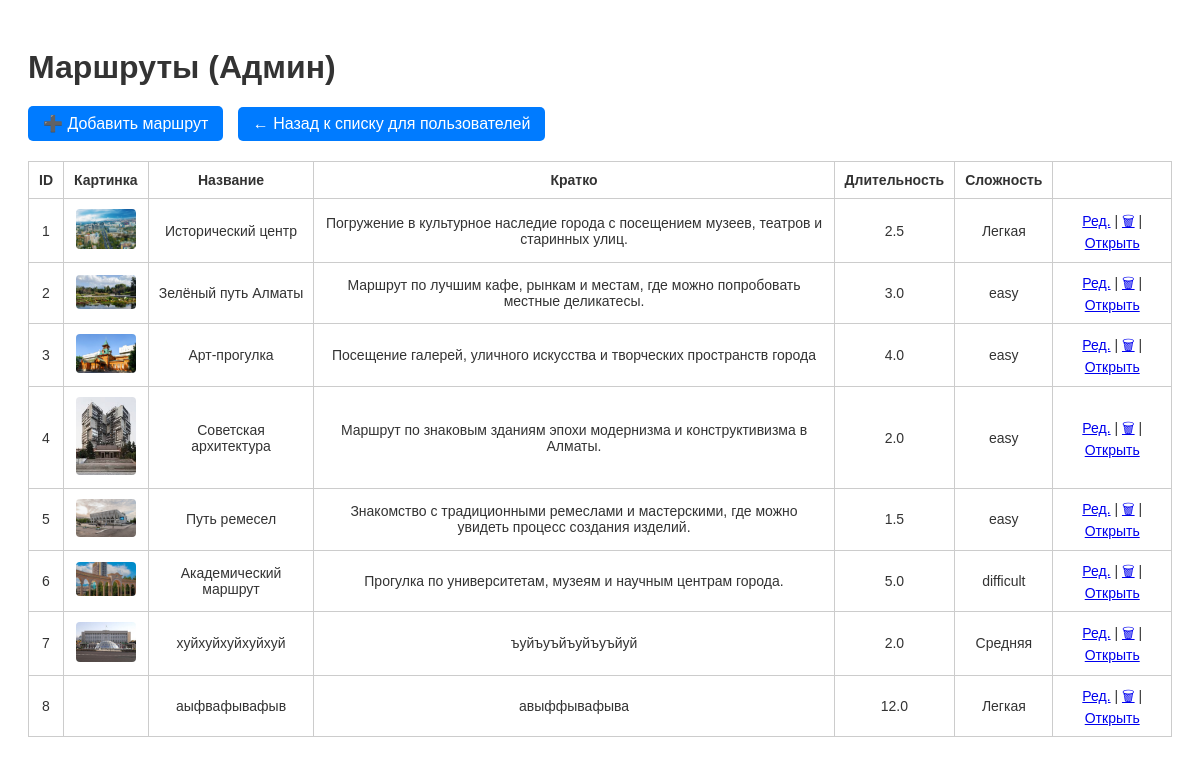
/admin/routes (signed in), run on the app's committed database.
### data/user.py (models this page shows)
class Route(SqlAlchemyBase):
    __tablename__ = 'routes'
    id = sqlalchemy.Column(sqlalchemy.Integer, primary_key=True, unique=True)
    route_key = sqlalchemy.Column(sqlalchemy.String, nullable=False, unique=True)
    title = sqlalchemy.Column(sqlalchemy.String, nullable=False)
    short_description = sqlalchemy.Column(sqlalchemy.String, nullable=True)   # NEW
    description = sqlalchemy.Column(sqlalchemy.Text, nullable=True)           # (было description — оставляем)
    image_url = sqlalchemy.Column(sqlalchemy.String, nullable=True)
    duration = sqlalchemy.Column(sqlalchemy.Float, nullable=True)             # часы
    difficulty = sqlalchemy.Column(sqlalchemy.String, nullable=True)
    map_embed = sqlalchemy.Column(sqlalchemy.Text, nullable=True)

### admin.py (the view)
@admin_bp.route('/routes')
@admin_required
def routes_list():
    session = db_session.create_session()
    routes = session.query(Route).order_by(Route.id).all()
    session.close()
    return render_template('cul/admin_routes.html', routes=routes)

### admin.py (called while the page is built)
def admin_required(view):
    @wraps(view)
    def wrapped(*args, **kwargs):
        if not current_user.is_authenticated or not getattr(current_user, 'is_admin', False):
            abort(403)
        return view(*args, **kwargs)
    return wrapped

### backend.py (called while the page is built)
@login_manager.user_loader
def load_user(user_id):
    db_sess = db_session.create_session()
    return db_sess.query(User).get(user_id)

### data/db_session.py (called while the page is built)
def create_session() -> Session:
    global __factory
    return __factory()

### templates/cul/admin_routes.html (shortened to what this page needs)
<!DOCTYPE html>
<html lang="ru">
<head>
  <link rel="stylesheet" href="{{ url_for('static', filename='css/admin.css') }}">
</head>
<body>
  <h1>Маршруты (Админ)</h1>
  <p><a class="btn" href="{{ url_for('admin.add_route') }}">➕ Добавить маршрут</a>
     <a class="btn" href="{{ url_for('cultural_routes') }}">← Назад к списку для пользователей</a></p>
  <table>
    <thead>
      <tr>
        <th>ID</th>
        <th>Картинка</th>
        <th>Название</th>
        <th>Кратко</th>
        <th>Длительность</th>
        <th>Сложность</th>
        <th></th>
      </tr>
    </thead>
    <tbody>
      {% for r in routes %}
      <tr>
        <td>{{ r.id }}</td>
        <td>{% if r.image_url %}<img src="{{ url_for('static', filename='uploads/' ~ r.image_url) }}" width="60">{% endif %}</td>
        <td>{{ r.title }}</td>
        <td>{{ r.short_description }}</td>
        <td>{{ r.duration }}</td>
        <td>{{ r.difficulty }}</td>
        <td>
          <a href="{{ url_for('admin.edit_route', id=r.id) }}">Ред.</a> |
          <a href="{{ url_for('admin.delete_route', id=r.id) }}" onclick="return confirm('Удалить?')">🗑</a> |
          <a href="{{ url_for('cul_dynamic', route_id=r.id) }}" target="_blank">Открыть</a>
        </td>
      </tr>
      {% endfor %}
    </tbody>
  </table>
</body>
</html>

### static/css/admin.css (style rules this page uses)
body { font-family:Arial,sans-serif;padding:20px;color:#333; }
h1 { margin-bottom:20px; }
.btn { display:inline-block;padding:8px 15px;background:#007BFF;color:#fff;text-decoration:none;border-radius:5px;margin-right:10px; }
table { width:100%;border-collapse:collapse;margin-top:20px;font-size:14px; }
th,td { padding:10px;border:1px solid #ccc;text-align:center;vertical-align:middle; }
img { border-radius:4px; }

### data on the page
Route: id "1", image_url (picture), title "Исторический центр", short_description "Погружение в культурное наследие города с посещением музеев, театров и старинных улиц.", duration "2.5", difficulty "Легкая"
Route: id "2", image_url (picture), title "Зелёный путь Алматы", short_description "Маршрут по лучшим кафе, рынкам и местам, где можно попробовать местные деликатесы.", duration "3.0", difficulty "easy"
Route: id "3", image_url (picture), title "Арт-прогулка", short_description "Посещение галерей, уличного искусства и творческих пространств города", duration "4.0", difficulty "easy"
Route: id "4", image_url (picture), title "Советская архитектура", short_description "Маршрут по знаковым зданиям эпохи модернизма и конструктивизма в Алматы.", duration "2.0", difficulty "easy"
Route: id "5", image_url (picture), title "Путь ремесел", short_description "Знакомство с традиционными ремеслами и мастерскими, где можно увидеть процесс создания изделий.", duration "1.5", difficulty "easy"
Route: id "6", image_url (picture), title "Академический маршрут", short_description "Прогулка по университетам, музеям и научным центрам города.", duration "5.0", difficulty "difficult"
Route: id "7", image_url (picture), title "хуйхуйхуйхуйхуй", short_description "ъуйъуъйъуйъуъйуй", duration "2.0", difficulty "Средняя"
Route: id "8", title "аыфвафывафыв", short_description "авыффывафыва", duration "12.0", difficulty "Легкая"
